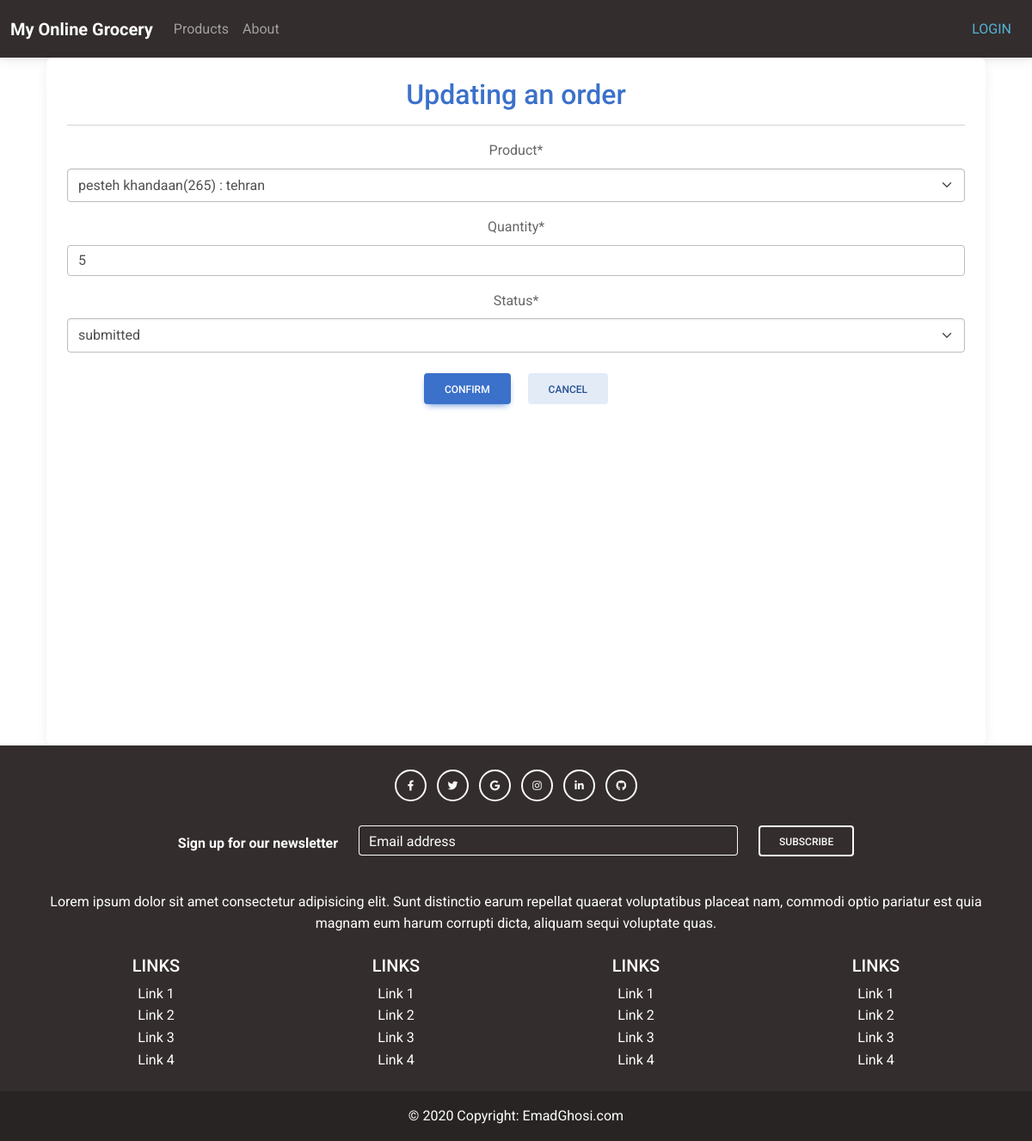
/administration/admorderupdate/13/, run on an earlier commit of the app's database.
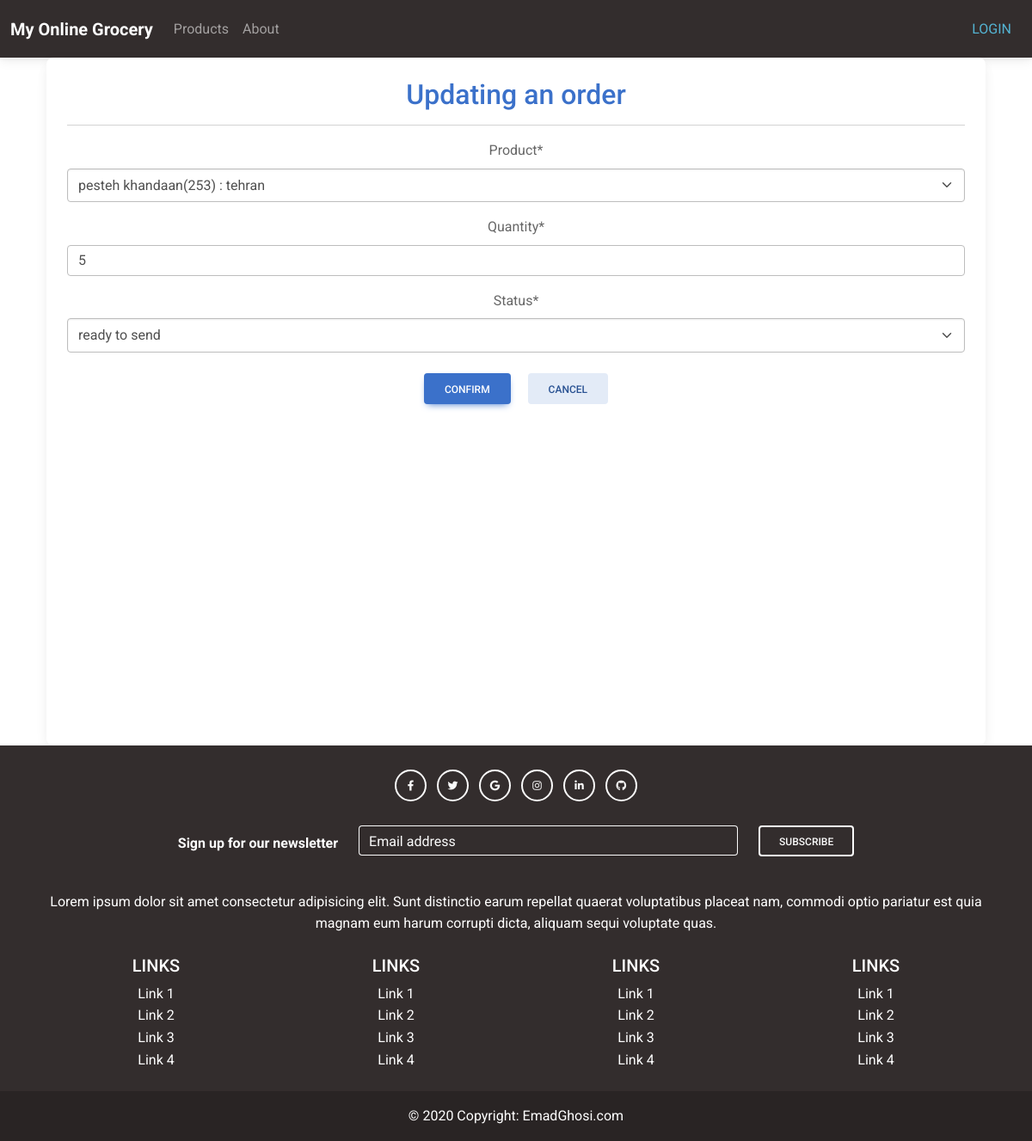
And on a later commit of the database.
### inventory/models.py (models this page shows, shortened)
class Stock(models.Model):
    product = models.ForeignKey(Product,
            related_name='stock_product',
            on_delete=models.CASCADE,)
    inventory = models.ForeignKey(Inventory,
            related_name='stock_inventory',
            on_delete=models.CASCADE,)
    quantity = models.PositiveIntegerField(default=0)
    def __str__(self):
        return str(self.product.name + '(' + str(self.quantity) + ')' + ' : ' + self.inventory.__str__())

### shop/models.py (models this page shows, shortened)
class Order(models.Model):
    user = models.ForeignKey(CustomUser,
            on_delete=models.CASCADE)
    product = models.ForeignKey(Stock,
            on_delete=models.CASCADE)
    quantity = models.PositiveIntegerField(null=False, blank=False, default=0)
    Submitted = 'submitted'
    ReadyToSend = 'ready to send'
    Status_Options = [(Submitted, 'submitted'),
        (ReadyToSend, 'ready to send'),]
    status = models.CharField(max_length=50, choices=Status_Options, default=Submitted)

### administration/views.py (the view)
# urls.py: path('admorderupdate/<int:pk>/', AdmOrderUpdateView.as_view(), name='admorderupdate'),
class AdmOrderUpdateView(UpdateView,LoginRequiredMixin):
    model = Order
    template_name = 'admorderupdate.html'
    fields = ["product",'quantity','status']

### inventory/models.py (called while the page is built)
    def __str__(self):
        return self.city.name

### templates/admorderupdate.html (shortened to what this page needs)
{% extends 'base.html' %}
{% load static %}
{% load crispy_forms_tags %}
{% block content %}
<html>
<head>
  <link
  href="https://cdnjs.cloudflare.com/ajax/libs/font-awesome/6.0.0/css/all.min.css"
  rel="stylesheet"
/>
<link
  href="https://cdnjs.cloudflare.com/ajax/libs/mdb-ui-kit/6.4.0/mdb.min.css"
  rel="stylesheet"
/>
</head>
<body>
    <div class="container-fluid">
        <div class="card text-center h-100">
          <div class="card-body" >
            <h2 class="text-primary">Updating an order</h2>
            <hr>
            <form action="" method="post">
                  {{ form | crispy }}
                  <input type="submit"class="btn  btn-primary m-2 " value="Confirm">
                  <a
                              href="{% url 'admorderlist' %}"
                                class="btn  btn-secondary m-2 "
                                role="btn"
                                >Cancel</a
                              >
            </form>
        </div>
        </div>
      </div>
  </div>
</body>
</html>
{% endblock content %}

What changed in the data, as far as the page shows it:
computed for Stock: product "pesteh khandaan(265) : tehran" → "pesteh khandaan(253) : tehran"
changed Order: status "submitted" → "ready to send"
